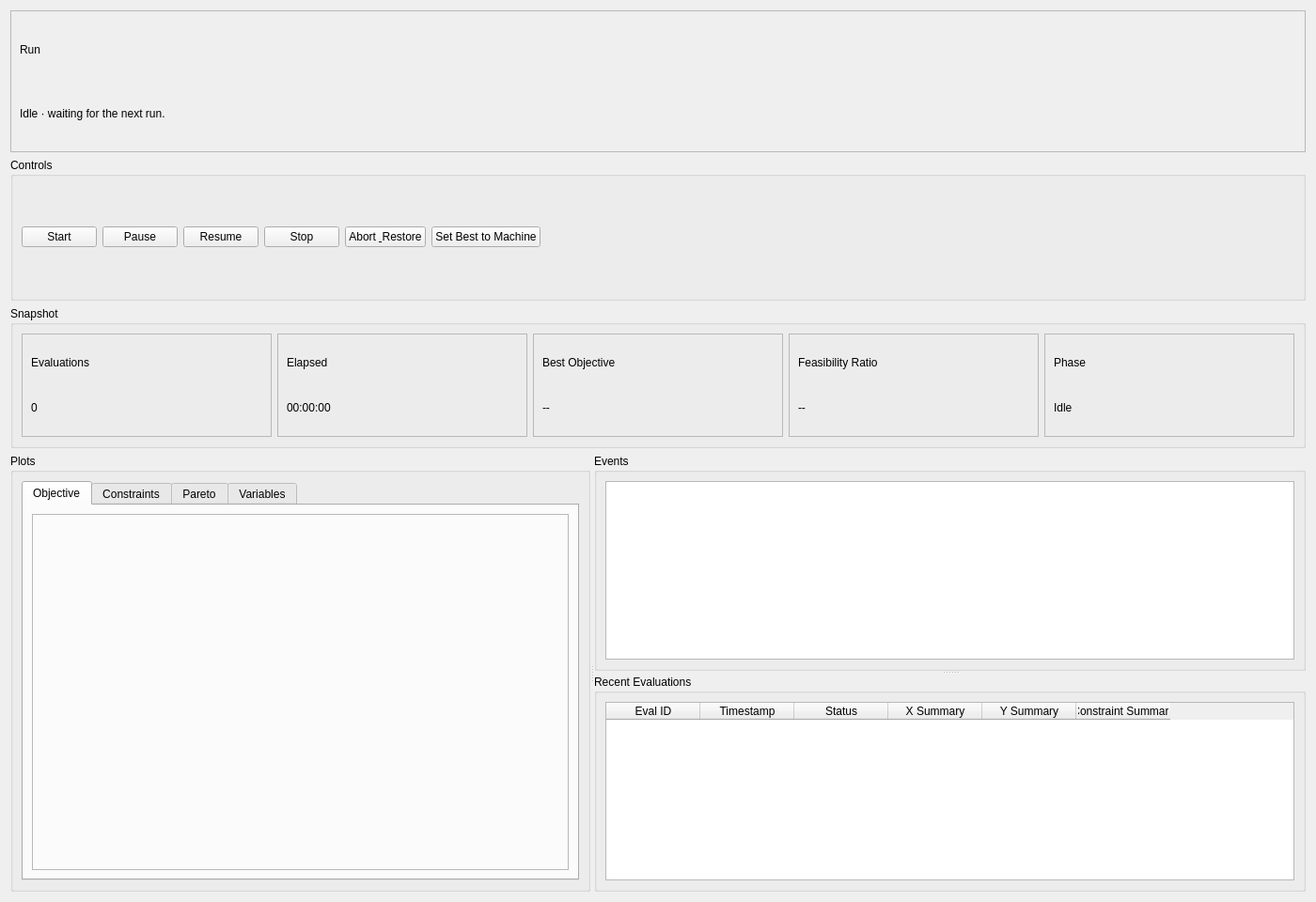
<?xml version="1.0" encoding="UTF-8"?>
<ui version="4.0">
 <class>RunMonitorPage</class>
 <widget class="QWidget" name="RunMonitorPage">
  <property name="geometry">
   <rect><x>0</x><y>0</y><width>1400</width><height>960</height></rect>
  </property>
  <property name="windowTitle">
   <string>Run Monitor</string>
  </property>
  <layout class="QVBoxLayout" name="verticalLayout_main">
   <item>
    <widget class="QFrame" name="frame_runHero">
     <property name="frameShape">
      <enum>QFrame::StyledPanel</enum>
     </property>
     <layout class="QVBoxLayout" name="verticalLayout_runHero">
      <item>
       <widget class="QLabel" name="label_runTitle">
        <property name="text">
         <string>Run</string>
        </property>
       </widget>
      </item>
      <item>
       <widget class="QLabel" name="label_runSummary">
        <property name="text">
         <string>Idle · waiting for the next run.</string>
        </property>
        <property name="wordWrap">
         <bool>true</bool>
        </property>
       </widget>
      </item>
     </layout>
    </widget>
   </item>
   <item>
   <widget class="QGroupBox" name="groupBox_actions">
     <property name="title"><string>Controls</string></property>
     <layout class="QVBoxLayout" name="verticalLayout_actionsBox">
      <item>
       <layout class="QHBoxLayout" name="horizontalLayout_actions">
        <item><widget class="QPushButton" name="pushButton_start"><property name="text"><string>Start</string></property></widget></item>
        <item><widget class="QPushButton" name="pushButton_pause"><property name="text"><string>Pause</string></property></widget></item>
        <item><widget class="QPushButton" name="pushButton_resume"><property name="text"><string>Resume</string></property></widget></item>
        <item><widget class="QPushButton" name="pushButton_stop"><property name="text"><string>Stop</string></property></widget></item>
        <item><widget class="QPushButton" name="pushButton_abortRestore"><property name="text"><string>Abort &amp; Restore</string></property></widget></item>
        <item><widget class="QPushButton" name="pushButton_setBest"><property name="text"><string>Set Best to Machine</string></property></widget></item>
        <item><spacer name="horizontalSpacer"><property name="orientation"><enum>Qt::Horizontal</enum></property><property name="sizeHint" stdset="0"><size><width>40</width><height>20</height></size></property></spacer></item>
       </layout>
      </item>
     </layout>
    </widget>
   </item>
   <item>
   <widget class="QGroupBox" name="groupBox_runtime">
     <property name="title"><string>Snapshot</string></property>
     <layout class="QGridLayout" name="gridLayout_runtime">
      <item row="0" column="0"><widget class="QFrame" name="frame_eval"><property name="frameShape"><enum>QFrame::StyledPanel</enum></property><layout class="QVBoxLayout" name="verticalLayout_eval"><item><widget class="QLabel" name="label_evalTitle"><property name="text"><string>Evaluations</string></property></widget></item><item><widget class="QLabel" name="label_evalValue"><property name="text"><string>0</string></property></widget></item></layout></widget></item>
      <item row="0" column="1"><widget class="QFrame" name="frame_elapsed"><property name="frameShape"><enum>QFrame::StyledPanel</enum></property><layout class="QVBoxLayout" name="verticalLayout_elapsed"><item><widget class="QLabel" name="label_elapsedTitle"><property name="text"><string>Elapsed</string></property></widget></item><item><widget class="QLabel" name="label_elapsedValue"><property name="text"><string>00:00:00</string></property></widget></item></layout></widget></item>
      <item row="0" column="2"><widget class="QFrame" name="frame_best"><property name="frameShape"><enum>QFrame::StyledPanel</enum></property><layout class="QVBoxLayout" name="verticalLayout_best"><item><widget class="QLabel" name="label_bestTitle"><property name="text"><string>Best Objective</string></property></widget></item><item><widget class="QLabel" name="label_bestValue"><property name="text"><string>--</string></property></widget></item></layout></widget></item>
      <item row="0" column="3"><widget class="QFrame" name="frame_feasibility"><property name="frameShape"><enum>QFrame::StyledPanel</enum></property><layout class="QVBoxLayout" name="verticalLayout_feasibility"><item><widget class="QLabel" name="label_feasibilityTitle"><property name="text"><string>Feasibility Ratio</string></property></widget></item><item><widget class="QLabel" name="label_feasibilityValue"><property name="text"><string>--</string></property></widget></item></layout></widget></item>
      <item row="0" column="4"><widget class="QFrame" name="frame_phase"><property name="frameShape"><enum>QFrame::StyledPanel</enum></property><layout class="QVBoxLayout" name="verticalLayout_phase"><item><widget class="QLabel" name="label_phaseTitle"><property name="text"><string>Phase</string></property></widget></item><item><widget class="QLabel" name="label_phaseValue"><property name="text"><string>Idle</string></property></widget></item></layout></widget></item>
     </layout>
    </widget>
   </item>
   <item>
    <widget class="QSplitter" name="splitter_main">
     <property name="orientation"><enum>Qt::Horizontal</enum></property>
     <widget class="QGroupBox" name="groupBox_livePlots">
      <property name="title"><string>Plots</string></property>
      <layout class="QVBoxLayout" name="verticalLayout_livePlots">
       <item>
        <widget class="QTabWidget" name="tabWidget_plots">
         <widget class="QWidget" name="tab_obj"><attribute name="title"><string>Objective</string></attribute><layout class="QVBoxLayout" name="verticalLayout_obj"><item><widget class="QFrame" name="frame_obj"><property name="frameShape"><enum>QFrame::StyledPanel</enum></property></widget></item></layout></widget>
         <widget class="QWidget" name="tab_constraints"><attribute name="title"><string>Constraints</string></attribute><layout class="QVBoxLayout" name="verticalLayout_constraints"><item><widget class="QFrame" name="frame_constraints"><property name="frameShape"><enum>QFrame::StyledPanel</enum></property></widget></item></layout></widget>
         <widget class="QWidget" name="tab_pareto"><attribute name="title"><string>Pareto</string></attribute><layout class="QVBoxLayout" name="verticalLayout_pareto"><item><widget class="QFrame" name="frame_pareto"><property name="frameShape"><enum>QFrame::StyledPanel</enum></property></widget></item></layout></widget>
         <widget class="QWidget" name="tab_variables"><attribute name="title"><string>Variables</string></attribute><layout class="QVBoxLayout" name="verticalLayout_variables"><item><widget class="QFrame" name="frame_variables"><property name="frameShape"><enum>QFrame::StyledPanel</enum></property></widget></item></layout></widget>
        </widget>
       </item>
      </layout>
     </widget>
     <widget class="QSplitter" name="splitter_runRight">
      <property name="orientation"><enum>Qt::Vertical</enum></property>
      <widget class="QGroupBox" name="groupBox_events">
       <property name="title"><string>Events</string></property>
       <layout class="QVBoxLayout" name="verticalLayout_events">
        <item><widget class="QPlainTextEdit" name="plainTextEdit_events"/></item>
       </layout>
      </widget>
      <widget class="QGroupBox" name="groupBox_table">
       <property name="title"><string>Recent Evaluations</string></property>
       <layout class="QVBoxLayout" name="verticalLayout_table">
        <item><widget class="QTableWidget" name="tableWidget_recent"><column><property name="text"><string>Eval ID</string></property></column><column><property name="text"><string>Timestamp</string></property></column><column><property name="text"><string>Status</string></property></column><column><property name="text"><string>X Summary</string></property></column><column><property name="text"><string>Y Summary</string></property></column><column><property name="text"><string>Constraint Summary</string></property></column></widget></item>
       </layout>
      </widget>
     </widget>
    </widget>
   </item>
  </layout>
 </widget>
 <resources/>
 <connections/>
</ui>
